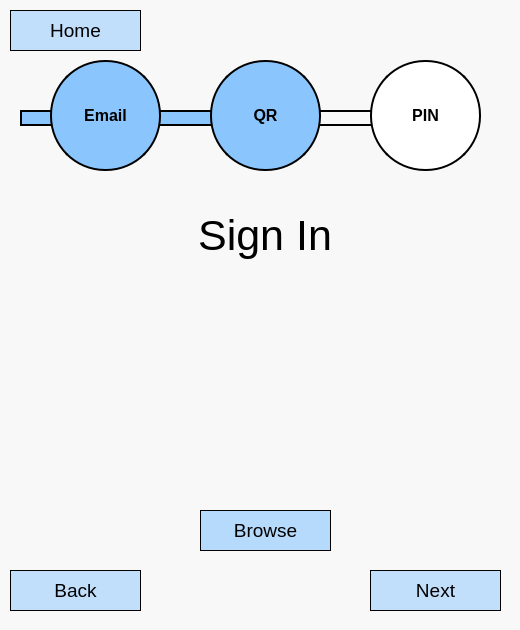
<?xml version="1.0" encoding="UTF-8"?>
<ui version="4.0">
 <class>Dialog</class>
 <widget class="QDialog" name="Dialog">
  <property name="geometry">
   <rect>
    <x>0</x>
    <y>0</y>
    <width>520</width>
    <height>630</height>
   </rect>
  </property>
  <property name="windowTitle">
   <string>Dialog</string>
  </property>
  <property name="styleSheet">
   <string notr="true">background-color: rgb(248, 248, 248);</string>
  </property>
  <widget class="QPushButton" name="btnNext">
   <property name="geometry">
    <rect>
     <x>370</x>
     <y>570</y>
     <width>131</width>
     <height>41</height>
    </rect>
   </property>
   <property name="font">
    <font>
     <pointsize>14</pointsize>
    </font>
   </property>
   <property name="styleSheet">
    <string notr="true">border: 0.5px solid #000000;
background-color: rgb(138, 198, 253,0.5);</string>
   </property>
   <property name="text">
    <string>Next</string>
   </property>
  </widget>
  <widget class="QLabel" name="txtSignInTitle">
   <property name="geometry">
    <rect>
     <x>130</x>
     <y>200</y>
     <width>270</width>
     <height>71</height>
    </rect>
   </property>
   <property name="font">
    <font>
     <pointsize>32</pointsize>
    </font>
   </property>
   <property name="text">
    <string>Sign In</string>
   </property>
   <property name="alignment">
    <set>Qt::AlignCenter</set>
   </property>
  </widget>
  <widget class="QLabel" name="PasswordToPhone">
   <property name="enabled">
    <bool>true</bool>
   </property>
   <property name="geometry">
    <rect>
     <x>290</x>
     <y>110</y>
     <width>101</width>
     <height>16</height>
    </rect>
   </property>
   <property name="styleSheet">
    <string notr="true">border: 2px solid rgb(0, 0, 0);</string>
   </property>
   <property name="text">
    <string/>
   </property>
  </widget>
  <widget class="QLabel" name="EmailToPassword">
   <property name="enabled">
    <bool>true</bool>
   </property>
   <property name="geometry">
    <rect>
     <x>130</x>
     <y>110</y>
     <width>101</width>
     <height>16</height>
    </rect>
   </property>
   <property name="styleSheet">
    <string notr="true">border: 2px solid black;
background-color: rgba(138, 198, 253,1);</string>
   </property>
   <property name="text">
    <string/>
   </property>
  </widget>
  <widget class="QLabel" name="progressPhone">
   <property name="geometry">
    <rect>
     <x>370</x>
     <y>60</y>
     <width>111</width>
     <height>111</height>
    </rect>
   </property>
   <property name="font">
    <font>
     <pointsize>12</pointsize>
     <weight>75</weight>
     <bold>true</bold>
    </font>
   </property>
   <property name="styleSheet">
    <string notr="true">  height: 50px;
  width: 50px;
  background-color: rgb(255, 255, 255);
border: 2px solid rgb(0, 0, 0);
  border-radius: 55%;</string>
   </property>
   <property name="text">
    <string>PIN</string>
   </property>
   <property name="alignment">
    <set>Qt::AlignCenter</set>
   </property>
  </widget>
  <widget class="QLabel" name="progessPassword">
   <property name="geometry">
    <rect>
     <x>210</x>
     <y>60</y>
     <width>111</width>
     <height>111</height>
    </rect>
   </property>
   <property name="font">
    <font>
     <pointsize>12</pointsize>
     <weight>75</weight>
     <bold>true</bold>
    </font>
   </property>
   <property name="styleSheet">
    <string notr="true">  height: 50px;
  width: 50px;

  border-radius: 55%;

border: 2px solid black;
background-color: rgba(138, 198, 253,1);</string>
   </property>
   <property name="text">
    <string>QR</string>
   </property>
   <property name="alignment">
    <set>Qt::AlignCenter</set>
   </property>
  </widget>
  <widget class="QLabel" name="progessEmail">
   <property name="geometry">
    <rect>
     <x>50</x>
     <y>60</y>
     <width>111</width>
     <height>111</height>
    </rect>
   </property>
   <property name="font">
    <font>
     <pointsize>12</pointsize>
     <weight>75</weight>
     <bold>true</bold>
    </font>
   </property>
   <property name="styleSheet">
    <string notr="true">  height: 50px;
  width: 50px;

  border-radius: 55%;

border: 2px solid black;
background-color: rgba(138, 198, 253,1);</string>
   </property>
   <property name="text">
    <string>Email</string>
   </property>
   <property name="alignment">
    <set>Qt::AlignCenter</set>
   </property>
  </widget>
  <widget class="QLabel" name="Entry">
   <property name="enabled">
    <bool>true</bool>
   </property>
   <property name="geometry">
    <rect>
     <x>20</x>
     <y>110</y>
     <width>101</width>
     <height>16</height>
    </rect>
   </property>
   <property name="styleSheet">
    <string notr="true">


border: 2px solid black;
background-color: rgba(138, 198, 253,1);</string>
   </property>
   <property name="text">
    <string/>
   </property>
  </widget>
  <widget class="QPushButton" name="btnBack">
   <property name="geometry">
    <rect>
     <x>10</x>
     <y>570</y>
     <width>131</width>
     <height>41</height>
    </rect>
   </property>
   <property name="font">
    <font>
     <pointsize>14</pointsize>
    </font>
   </property>
   <property name="styleSheet">
    <string notr="true">border: 0.5px solid #000000;
background-color: rgb(138, 198, 253,0.5);</string>
   </property>
   <property name="text">
    <string>Back</string>
   </property>
  </widget>
  <widget class="QPushButton" name="btnHome">
   <property name="geometry">
    <rect>
     <x>10</x>
     <y>10</y>
     <width>131</width>
     <height>41</height>
    </rect>
   </property>
   <property name="font">
    <font>
     <pointsize>14</pointsize>
    </font>
   </property>
   <property name="styleSheet">
    <string notr="true">border: 0.5px solid #000000;
background-color: rgb(138, 198, 253,0.5);</string>
   </property>
   <property name="text">
    <string>Home</string>
   </property>
  </widget>
  <widget class="QPushButton" name="btnBrowse">
   <property name="geometry">
    <rect>
     <x>200</x>
     <y>510</y>
     <width>131</width>
     <height>41</height>
    </rect>
   </property>
   <property name="font">
    <font>
     <pointsize>14</pointsize>
    </font>
   </property>
   <property name="styleSheet">
    <string notr="true">border: 0.5px solid #000000;
background-color: rgb(138, 198, 253,0.6);</string>
   </property>
   <property name="text">
    <string>Browse</string>
   </property>
  </widget>
  <zorder>Entry</zorder>
  <zorder>btnNext</zorder>
  <zorder>txtSignInTitle</zorder>
  <zorder>PasswordToPhone</zorder>
  <zorder>EmailToPassword</zorder>
  <zorder>progressPhone</zorder>
  <zorder>progessPassword</zorder>
  <zorder>progessEmail</zorder>
  <zorder>btnBack</zorder>
  <zorder>btnHome</zorder>
  <zorder>btnBrowse</zorder>
 </widget>
 <resources/>
 <connections/>
</ui>
